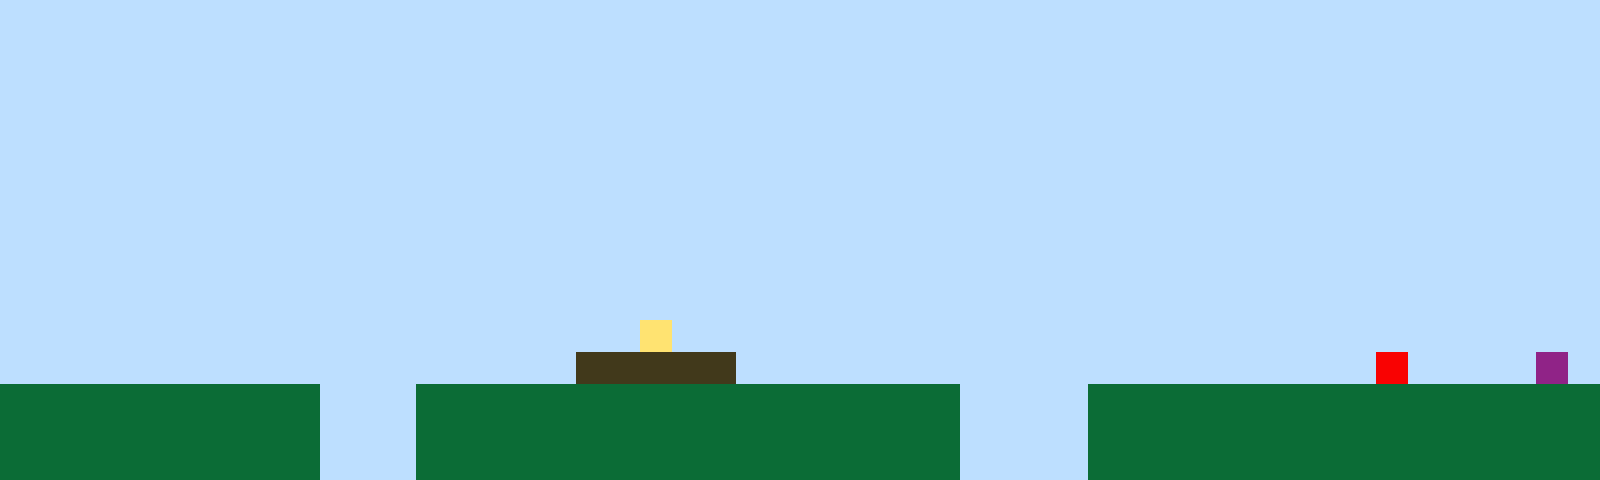

Rendered tile map (Tiled .tmx) drawn with the repository's tilesets; below, a short description and the full map source, tile grids included:
An orthogonal 50x15 tile map with 32x32 px tiles, 1 tile layer (Tile Layer 1).

<map version="1.10" tiledversion="1.11.2" orientation="orthogonal" renderorder="right-up" width="50" height="15" tilewidth="32" tileheight="32" infinite="0" nextlayerid="2" nextobjectid="1"><editorsettings><export target="map1.csv" format="csv" /></editorsettings><tileset firstgid="1" name="sprites" tilewidth="32" tileheight="32" tilecount="6" columns="3"><image source="sprites.png" width="96" height="64" /></tileset><layer id="1" name="Tile Layer 1" width="50" height="15"><data encoding="csv">1,1,1,1,1,1,1,1,1,1,1,1,1,1,1,1,1,1,1,1,1,1,1,1,1,1,1,1,1,1,1,1,1,1,1,1,1,1,1,1,1,1,1,1,1,1,1,1,1,1,1,1,1,1,1,1,1,1,1,1,1,1,1,1,1,1,1,1,1,1,1,1,1,1,1,1,1,1,1,1,1,1,1,1,1,1,1,1,1,1,1,1,1,1,1,1,1,1,1,1,1,1,1,1,1,1,1,1,1,1,1,1,1,1,1,1,1,1,1,1,1,1,1,1,1,1,1,1,1,1,1,1,1,1,1,1,1,1,1,1,1,1,1,1,1,1,1,1,1,1,1,1,1,1,1,1,1,1,1,1,1,1,1,1,1,1,1,1,1,1,1,1,1,1,1,1,1,1,1,1,1,1,1,1,1,1,1,1,1,1,1,1,1,1,1,1,1,1,1,1,1,1,1,1,1,1,1,1,1,1,1,1,1,1,1,1,1,1,1,1,1,1,1,1,1,1,1,1,1,1,1,1,1,1,1,1,1,1,1,1,1,1,1,1,1,1,1,1,1,1,1,1,1,1,1,1,1,1,1,1,1,1,1,1,1,1,1,1,1,1,1,1,1,1,1,1,1,1,1,1,1,1,1,1,1,1,1,1,1,1,1,1,1,1,1,1,1,1,1,1,1,1,1,1,1,1,1,1,1,1,1,1,1,1,1,1,1,1,1,1,1,1,1,1,1,1,1,1,1,1,1,1,1,1,1,1,1,1,1,1,1,1,1,1,1,1,1,1,1,1,1,1,1,1,1,1,1,1,1,1,1,1,1,1,1,1,1,1,1,1,1,1,1,1,1,1,1,1,1,1,1,1,1,1,1,1,1,1,1,1,1,1,1,1,1,1,1,1,1,1,1,1,1,1,1,1,1,1,1,1,1,1,1,1,1,1,1,1,1,1,1,1,1,1,1,1,1,1,1,1,1,1,1,1,1,1,1,1,1,1,1,1,1,1,1,1,1,1,1,1,1,1,1,1,1,1,1,1,1,1,1,1,1,1,1,1,1,1,1,1,1,1,1,1,1,1,1,1,1,1,1,1,1,1,1,1,1,1,1,1,1,1,1,1,1,1,1,1,1,1,1,1,1,1,1,1,1,1,1,1,1,1,1,1,1,1,1,1,1,1,4,1,1,1,1,1,1,1,1,1,1,1,1,1,1,1,1,1,1,1,1,1,1,1,1,1,1,1,1,1,1,1,1,1,1,1,1,1,1,1,1,1,1,1,1,1,1,1,3,3,3,3,3,1,1,1,1,1,1,1,1,1,1,1,1,1,1,1,1,1,1,1,1,5,1,1,1,1,6,1,2,2,2,2,2,2,2,2,2,2,1,1,1,2,2,2,2,2,2,2,2,2,2,2,2,2,2,2,2,2,1,1,1,1,2,2,2,2,2,2,2,2,2,2,2,2,2,2,2,2,2,2,2,2,2,2,2,2,2,2,1,1,1,2,2,2,2,2,2,2,2,2,2,2,2,2,2,2,2,2,1,1,1,1,2,2,2,2,2,2,2,2,2,2,2,2,2,2,2,2,2,2,2,2,2,2,2,2,2,2,1,1,1,2,2,2,2,2,2,2,2,2,2,2,2,2,2,2,2,2,1,1,1,1,2,2,2,2,2,2,2,2,2,2,2,2,2,2,2,2</data></layer></map>
